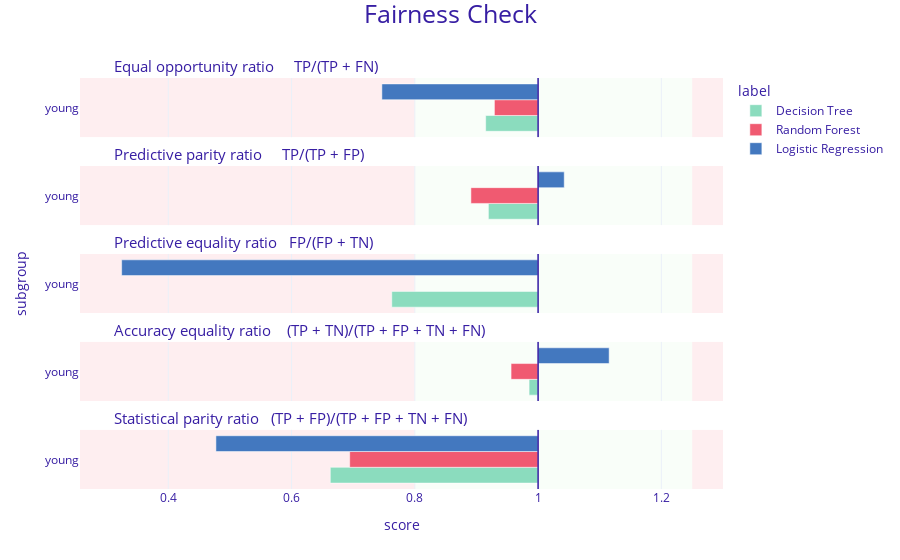

The code cell stored with this chart in its notebook:
### Markdown cell above
### Visualize the result

### Code cell
mf_tree.plot(objects=[mf_forest, mf_logreg])

### Figure 1 — Plotly figure (JSON) as saved in the notebook; plotly's stock layout.template omitted (floating-point values rounded to 4 significant figures)
{"data": [{"alignmentgroup": "True", "customdata": [["young", 0.915, "Decision Tree"]], "hovertemplate": "<b>%{customdata[2]}</b><br>Subgroup: %{customdata[0]}<br>Score: %{customdata[1]}<br><extra></extra>", "legendgroup": "Decision Tree", "marker": {"color": "#8bdcbe", "pattern": {"shape": ""}}, "name": "Decision Tree", "offsetgroup": "Decision Tree", "orientation": "h", "showlegend": true, "textposition": "auto", "type": "bar", "x": [-0.08506], "xaxis": "x5", "y": [0.5], "yaxis": "y5"}, {"alignmentgroup": "True", "customdata": [["young", 0.919, "Decision Tree"]], "hovertemplate": "<b>%{customdata[2]}</b><br>Subgroup: %{customdata[0]}<br>Score: %{customdata[1]}<br><extra></extra>", "legendgroup": "Decision Tree", "marker": {"color": "#8bdcbe", "pattern": {"shape": ""}}, "name": "Decision Tree", "offsetgroup": "Decision Tree", "orientation": "h", "showlegend": false, "textposition": "auto", "type": "bar", "x": [-0.08065], "xaxis": "x4", "y": [0.5], "yaxis": "y4"}, {"alignmentgroup": "True", "customdata": [["young", 0.763, "Decision Tree"]], "hovertemplate": "<b>%{customdata[2]}</b><br>Subgroup: %{customdata[0]}<br>Score: %{customdata[1]}<br><extra></extra>", "legendgroup": "Decision Tree", "marker": {"color": "#8bdcbe", "pattern": {"shape": ""}}, "name": "Decision Tree", "offsetgroup": "Decision Tree", "orientation": "h", "showlegend": false, "textposition": "auto", "type": "bar", "x": [-0.2374], "xaxis": "x3", "y": [0.5], "yaxis": "y3"}, {"alignmentgroup": "True", "customdata": [["young", 0.985, "Decision Tree"]], "hovertemplate": "<b>%{customdata[2]}</b><br>Subgroup: %{customdata[0]}<br>Score: %{customdata[1]}<br><extra></extra>", "legendgroup": "Decision Tree", "marker": {"color": "#8bdcbe", "pattern": {"shape": ""}}, "name": "Decision Tree", "offsetgroup": "Decision Tree", "orientation": "h", "showlegend": false, "textposition": "auto", "type": "bar", "x": [-0.01462], "xaxis": "x2", "y": [0.5], "yaxis": "y2"}, {"alignmentgroup": "True", "customdata": [["young", 0.663, "Decision Tree"]], "hovertemplate": "<b>%{customdata[2]}</b><br>Subgroup: %{customdata[0]}<br>Score: %{customdata[1]}<br><extra></extra>", "legendgroup": "Decision Tree", "marker": {"color": "#8bdcbe", "pattern": {"shape": ""}}, "name": "Decision Tree", "offsetgroup": "Decision Tree", "orientation": "h", "showlegend": false, "textposition": "auto", "type": "bar", "x": [-0.3371], "xaxis": "x", "y": [0.5], "yaxis": "y"}, {"alignmentgroup": "True", "customdata": [["young", 0.929, "Random Forest"]], "hovertemplate": "<b>%{customdata[2]}</b><br>Subgroup: %{customdata[0]}<br>Score: %{customdata[1]}<br><extra></extra>", "legendgroup": "Random Forest", "marker": {"color": "#f05a71", "pattern": {"shape": ""}}, "name": "Random Forest", "offsetgroup": "Random Forest", "orientation": "h", "showlegend": true, "textposition": "auto", "type": "bar", "x": [-0.07088], "xaxis": "x5", "y": [0.5], "yaxis": "y5"}, {"alignmentgroup": "True", "customdata": [["young", 0.891, "Random Forest"]], "hovertemplate": "<b>%{customdata[2]}</b><br>Subgroup: %{customdata[0]}<br>Score: %{customdata[1]}<br><extra></extra>", "legendgroup": "Random Forest", "marker": {"color": "#f05a71", "pattern": {"shape": ""}}, "name": "Random Forest", "offsetgroup": "Random Forest", "orientation": "h", "showlegend": false, "textposition": "auto", "type": "bar", "x": [-0.109], "xaxis": "x4", "y": [0.5], "yaxis": "y4"}, {"alignmentgroup": "True", "customdata": [["young", null, "Random Forest"]], "hovertemplate": "<b>%{customdata[2]}</b><br>Subgroup: %{customdata[0]}<br>Score: %{customdata[1]}<br><extra></extra>", "legendgroup": "Random Forest", "marker": {"color": "#f05a71", "pattern": {"shape": ""}}, "name": "Random Forest", "offsetgroup": "Random Forest", "orientation": "h", "showlegend": false, "textposition": "auto", "type": "bar", "x": [null], "xaxis": "x3", "y": [0.5], "yaxis": "y3"}, {"alignmentgroup": "True", "customdata": [["young", 0.956, "Random Forest"]], "hovertemplate": "<b>%{customdata[2]}</b><br>Subgroup: %{customdata[0]}<br>Score: %{customdata[1]}<br><extra></extra>", "legendgroup": "Random Forest", "marker": {"color": "#f05a71", "pattern": {"shape": ""}}, "name": "Random Forest", "offsetgroup": "Random Forest", "orientation": "h", "showlegend": false, "textposition": "auto", "type": "bar", "x": [-0.04384], "xaxis": "x2", "y": [0.5], "yaxis": "y2"}, {"alignmentgroup": "True", "customdata": [["young", 0.694, "Random Forest"]], "hovertemplate": "<b>%{customdata[2]}</b><br>Subgroup: %{customdata[0]}<br>Score: %{customdata[1]}<br><extra></extra>", "legendgroup": "Random Forest", "marker": {"color": "#f05a71", "pattern": {"shape": ""}}, "name": "Random Forest", "offsetgroup": "Random Forest", "orientation": "h", "showlegend": false, "textposition": "auto", "type": "bar", "x": [-0.3057], "xaxis": "x", "y": [0.5], "yaxis": "y"}, {"alignmentgroup": "True", "customdata": [["young", 0.747, "Logistic Regression"]], "hovertemplate": "<b>%{customdata[2]}</b><br>Subgroup: %{customdata[0]}<br>Score: %{customdata[1]}<br><extra></extra>", "legendgroup": "Logistic Regression", "marker": {"color": "#4378bf", "pattern": {"shape": ""}}, "name": "Logistic Regression", "offsetgroup": "Logistic Regression", "orientation": "h", "showlegend": true, "textposition": "auto", "type": "bar", "x": [-0.2535], "xaxis": "x5", "y": [0.5], "yaxis": "y5"}, {"alignmentgroup": "True", "customdata": [["young", 1.042, "Logistic Regression"]], "hovertemplate": "<b>%{customdata[2]}</b><br>Subgroup: %{customdata[0]}<br>Score: %{customdata[1]}<br><extra></extra>", "legendgroup": "Logistic Regression", "marker": {"color": "#4378bf", "pattern": {"shape": ""}}, "name": "Logistic Regression", "offsetgroup": "Logistic Regression", "orientation": "h", "showlegend": false, "textposition": "auto", "type": "bar", "x": [0.0424], "xaxis": "x4", "y": [0.5], "yaxis": "y4"}, {"alignmentgroup": "True", "customdata": [["young", 0.324, "Logistic Regression"]], "hovertemplate": "<b>%{customdata[2]}</b><br>Subgroup: %{customdata[0]}<br>Score: %{customdata[1]}<br><extra></extra>", "legendgroup": "Logistic Regression", "marker": {"color": "#4378bf", "pattern": {"shape": ""}}, "name": "Logistic Regression", "offsetgroup": "Logistic Regression", "orientation": "h", "showlegend": false, "textposition": "auto", "type": "bar", "x": [-0.6757], "xaxis": "x3", "y": [0.5], "yaxis": "y3"}, {"alignmentgroup": "True", "customdata": [["young", 1.115, "Logistic Regression"]], "hovertemplate": "<b>%{customdata[2]}</b><br>Subgroup: %{customdata[0]}<br>Score: %{customdata[1]}<br><extra></extra>", "legendgroup": "Logistic Regression", "marker": {"color": "#4378bf", "pattern": {"shape": ""}}, "name": "Logistic Regression", "offsetgroup": "Logistic Regression", "orientation": "h", "showlegend": false, "textposition": "auto", "type": "bar", "x": [0.1153], "xaxis": "x2", "y": [0.5], "yaxis": "y2"}, {"alignmentgroup": "True", "customdata": [["young", 0.477, "Logistic Regression"]], "hovertemplate": "<b>%{customdata[2]}</b><br>Subgroup: %{customdata[0]}<br>Score: %{customdata[1]}<br><extra></extra>", "legendgroup": "Logistic Regression", "marker": {"color": "#4378bf", "pattern": {"shape": ""}}, "name": "Logistic Regression", "offsetgroup": "Logistic Regression", "orientation": "h", "showlegend": false, "textposition": "auto", "type": "bar", "x": [-0.5227], "xaxis": "x", "y": [0.5], "yaxis": "y"}], "layout": {"annotations": [{"font": {"size": 15}, "showarrow": false, "text": "Statistical parity ratio   (TP + FP)/(TP + FP + TN + FN)", "x": 0.05, "xanchor": "left", "xref": "paper", "y": 0.144, "yanchor": "bottom", "yref": "paper"}, {"font": {"size": 15}, "showarrow": false, "text": "Accuracy equality ratio    (TP + TN)/(TP + FP + TN + FN)", "x": 0.05, "xanchor": "left", "xref": "paper", "y": 0.358, "yanchor": "bottom", "yref": "paper"}, {"font": {"size": 15}, "showarrow": false, "text": "Predictive equality ratio   FP/(FP + TN)", "x": 0.05, "xanchor": "left", "xref": "paper", "y": 0.572, "yanchor": "bottom", "yref": "paper"}, {"font": {"size": 15}, "showarrow": false, "text": "Predictive parity ratio     TP/(TP + FP)", "x": 0.05, "xanchor": "left", "xref": "paper", "y": 0.786, "yanchor": "bottom", "yref": "paper"}, {"font": {"size": 15}, "showarrow": false, "text": "Equal opportunity ratio     TP/(TP + FN)", "x": 0.05, "xanchor": "left", "xref": "paper", "y": 1, "yanchor": "bottom", "yref": "paper"}], "barmode": "group", "font": {"color": "#371ea3"}, "legend": {"title": {"text": "label"}, "tracegroupgap": 0}, "margin": {"b": 71, "r": 30, "t": 78}, "shapes": [{"fillcolor": "#f05a71", "layer": "below", "line": {"width": 0}, "opacity": 0.1, "type": "rect", "x0": 0.25, "x1": 0.3, "xref": "x", "y0": 0, "y1": 1, "yref": "y"}, {"fillcolor": "#f05a71", "layer": "below", "line": {"width": 0}, "opacity": 0.1, "type": "rect", "x0": -0.7432, "x1": -0.2, "xref": "x", "y0": 0, "y1": 1, "yref": "y"}, {"fillcolor": "#c7f5bf", "layer": "below", "line": {"width": 0}, "opacity": 0.1, "type": "rect", "x0": -0.2, "x1": 0.25, "xref": "x", "y0": 0, "y1": 1, "yref": "y"}, {"line": {"color": "#371ea3", "width": 1.5}, "type": "line", "x0": 0, "x1": 0, "xref": "x", "y0": 0, "y1": 1, "yref": "y"}, {"fillcolor": "#f05a71", "layer": "below", "line": {"width": 0}, "opacity": 0.1, "type": "rect", "x0": 0.25, "x1": 0.3, "xref": "x", "y0": 0, "y1": 1, "yref": "y2"}, {"fillcolor": "#f05a71", "layer": "below", "line": {"width": 0}, "opacity": 0.1, "type": "rect", "x0": -0.7432, "x1": -0.2, "xref": "x", "y0": 0, "y1": 1, "yref": "y2"}, {"fillcolor": "#c7f5bf", "layer": "below", "line": {"width": 0}, "opacity": 0.1, "type": "rect", "x0": -0.2, "x1": 0.25, "xref": "x", "y0": 0, "y1": 1, "yref": "y2"}, {"line": {"color": "#371ea3", "width": 1.5}, "type": "line", "x0": 0, "x1": 0, "xref": "x", "y0": 0, "y1": 1, "yref": "y2"}, {"fillcolor": "#f05a71", "layer": "below", "line": {"width": 0}, "opacity": 0.1, "type": "rect", "x0": 0.25, "x1": 0.3, "xref": "x", "y0": 0, "y1": 1, "yref": "y3"}, {"fillcolor": "#f05a71", "layer": "below", "line": {"width": 0}, "opacity": 0.1, "type": "rect", "x0": -0.7432, "x1": -0.2, "xref": "x", "y0": 0, "y1": 1, "yref": "y3"}, {"fillcolor": "#c7f5bf", "layer": "below", "line": {"width": 0}, "opacity": 0.1, "type": "rect", "x0": -0.2, "x1": 0.25, "xref": "x", "y0": 0, "y1": 1, "yref": "y3"}, {"line": {"color": "#371ea3", "width": 1.5}, "type": "line", "x0": 0, "x1": 0, "xref": "x", "y0": 0, "y1": 1, "yref": "y3"}, {"fillcolor": "#f05a71", "layer": "below", "line": {"width": 0}, "opacity": 0.1, "type": "rect", "x0": 0.25, "x1": 0.3, "xref": "x", "y0": 0, "y1": 1, "yref": "y4"}, {"fillcolor": "#f05a71", "layer": "below", "line": {"width": 0}, "opacity": 0.1, "type": "rect", "x0": -0.7432, "x1": -0.2, "xref": "x", "y0": 0, "y1": 1, "yref": "y4"}, {"fillcolor": "#c7f5bf", "layer": "below", "line": {"width": 0}, "opacity": 0.1, "type": "rect", "x0": -0.2, "x1": 0.25, "xref": "x", "y0": 0, "y1": 1, "yref": "y4"}, {"line": {"color": "#371ea3", "width": 1.5}, "type": "line", "x0": 0, "x1": 0, "xref": "x", "y0": 0, "y1": 1, "yref": "y4"}, {"fillcolor": "#f05a71", "layer": "below", "line": {"width": 0}, "opacity": 0.1, "type": "rect", "x0": 0.25, "x1": 0.3, "xref": "x", "y0": 0, "y1": 1, "yref": "y5"}, {"fillcolor": "#f05a71", "layer": "below", "line": {"width": 0}, "opacity": 0.1, "type": "rect", "x0": -0.7432, "x1": -0.2, "xref": "x", "y0": 0, "y1": 1, "yref": "y5"}, {"fillcolor": "#c7f5bf", "layer": "below", "line": {"width": 0}, "opacity": 0.1, "type": "rect", "x0": -0.2, "x1": 0.25, "xref": "x", "y0": 0, "y1": 1, "yref": "y5"}, {"line": {"color": "#371ea3", "width": 1.5}, "type": "line", "x0": 0, "x1": 0, "xref": "x", "y0": 0, "y1": 1, "yref": "y5"}], "title": {"font": {"size": 25}, "text": "Fairness Check", "x": 0.5, "y": 0.99}, "xaxis": {"anchor": "y", "domain": [0, 1], "range": [-0.7432, 0.3], "ticktext": [0.2, 0.4, 0.6, 0.8, 1, 1.2, 1], "tickvals": [-0.8, -0.6, -0.4, -0.2, 0, 0.2, 0], "title": {"text": "score"}}, "xaxis2": {"anchor": "y2", "domain": [0, 1], "matches": "x", "range": [-0.7432, 0.3], "showticklabels": false, "ticktext": [0.2, 0.4, 0.6, 0.8, 1, 1.2, 1], "tickvals": [-0.8, -0.6, -0.4, -0.2, 0, 0.2, 0]}, "xaxis3": {"anchor": "y3", "domain": [0, 1], "matches": "x", "range": [-0.7432, 0.3], "showticklabels": false, "ticktext": [0.2, 0.4, 0.6, 0.8, 1, 1.2, 1], "tickvals": [-0.8, -0.6, -0.4, -0.2, 0, 0.2, 0]}, "xaxis4": {"anchor": "y4", "domain": [0, 1], "matches": "x", "range": [-0.7432, 0.3], "showticklabels": false, "ticktext": [0.2, 0.4, 0.6, 0.8, 1, 1.2, 1], "tickvals": [-0.8, -0.6, -0.4, -0.2, 0, 0.2, 0]}, "xaxis5": {"anchor": "y5", "domain": [0, 1], "matches": "x", "range": [-0.7432, 0.3], "showticklabels": false, "ticktext": [0.2, 0.4, 0.6, 0.8, 1, 1.2, 1], "tickvals": [-0.8, -0.6, -0.4, -0.2, 0, 0.2, 0]}, "yaxis": {"anchor": "x", "domain": [0, 0.144], "range": [0, 1], "showgrid": false, "ticktext": ["young"], "tickvals": [0.5], "title": {"text": ""}, "zeroline": false}, "yaxis2": {"anchor": "x2", "domain": [0.214, 0.358], "matches": "y", "range": [0, 1], "showgrid": false, "ticktext": ["young"], "tickvals": [0.5], "title": {"text": ""}, "zeroline": false}, "yaxis3": {"anchor": "x3", "domain": [0.428, 0.572], "matches": "y", "range": [0, 1], "showgrid": false, "ticktext": ["young"], "tickvals": [0.5], "title": {"text": "subgroup"}, "zeroline": false}, "yaxis4": {"anchor": "x4", "domain": [0.642, 0.786], "matches": "y", "range": [0, 1], "showgrid": false, "ticktext": ["young"], "tickvals": [0.5], "title": {"text": ""}, "zeroline": false}, "yaxis5": {"anchor": "x5", "domain": [0.856, 1], "matches": "y", "range": [0, 1], "showgrid": false, "ticktext": ["young"], "tickvals": [0.5], "title": {"text": ""}, "zeroline": false}}}
